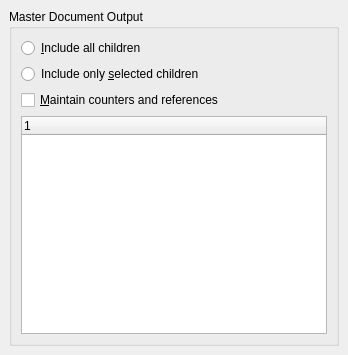
<ui version="4.0" >
 <class>MasterChildUi</class>
 <widget class="QWidget" name="MasterChildUi" >
  <property name="geometry" >
   <rect>
    <x>0</x>
    <y>0</y>
    <width>348</width>
    <height>355</height>
   </rect>
  </property>
  <property name="windowTitle" >
   <string/>
  </property>
  <layout class="QGridLayout" >
   <property name="margin" >
    <number>9</number>
   </property>
   <property name="spacing" >
    <number>6</number>
   </property>
   <item row="0" column="0" >
    <widget class="QGroupBox" name="includeonlyGB" >
     <property name="title" >
      <string>Master Document Output</string>
     </property>
     <property name="flat" >
      <bool>true</bool>
     </property>
     <layout class="QGridLayout" >
      <property name="margin" >
       <number>9</number>
      </property>
      <property name="spacing" >
       <number>6</number>
      </property>
      <item row="1" column="0" >
       <widget class="QRadioButton" name="includeonlyRB" >
        <property name="toolTip" >
         <string>Include only the selected subdocuments in the output</string>
        </property>
        <property name="text" >
         <string>Include only &amp;selected children</string>
        </property>
       </widget>
      </item>
      <item row="2" column="0" >
       <widget class="QCheckBox" name="maintainAuxCB" >
        <property name="toolTip" >
         <string>Assure counters and references are as in the complete document (prolonges compilation)</string>
        </property>
        <property name="text" >
         <string>&amp;Maintain counters and references</string>
        </property>
       </widget>
      </item>
      <item row="3" column="0" >
       <widget class="QTreeWidget" name="childrenTW" />
      </item>
      <item row="0" column="0" >
       <widget class="QRadioButton" name="includeallRB" >
        <property name="toolTip" >
         <string>Include all included subdocuments in the output</string>
        </property>
        <property name="text" >
         <string>&amp;Include all children</string>
        </property>
       </widget>
      </item>
     </layout>
    </widget>
   </item>
  </layout>
 </widget>
 <includes>
  <include location="local" >qt_i18n.h</include>
 </includes>
 <resources/>
 <connections/>
</ui>
